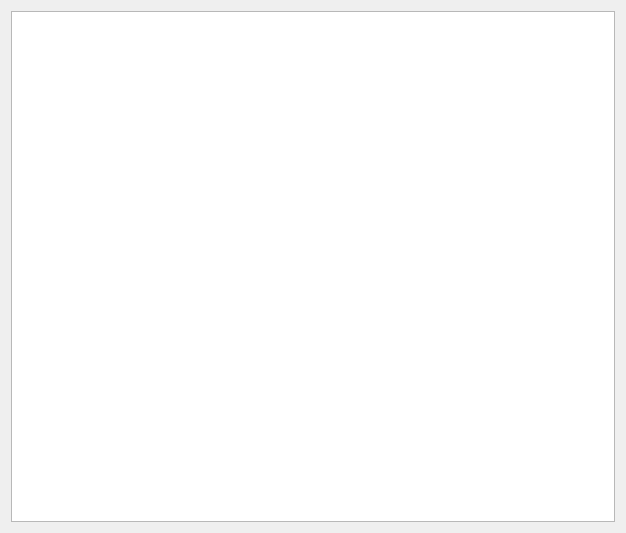
<?xml version="1.0" encoding="UTF-8"?>
<ui version="4.0">
 <class>Form</class>
 <widget class="QWidget" name="Form">
  <property name="geometry">
   <rect>
    <x>0</x>
    <y>0</y>
    <width>626</width>
    <height>533</height>
   </rect>
  </property>
  <property name="windowTitle">
   <string>Form</string>
  </property>
  <layout class="QHBoxLayout" name="horizontalLayout">
   <item>
    <widget class="PyDMWaveformPlot" name="PyDMWaveformPlot">
     <property name="toolTip">
      <string/>
     </property>
     <property name="whatsThis">
      <string/>
     </property>
     <property name="xLabels">
      <stringlist>
       <string>Point #</string>
      </stringlist>
     </property>
     <property name="yLabels">
      <stringlist>
       <string>Value</string>
      </stringlist>
     </property>
     <property name="showLegend">
      <bool>true</bool>
     </property>
     <property name="curves">
      <stringlist>
       <string>{&quot;y_channel&quot;: &quot;ca://MTEST:Waveform&quot;, &quot;x_channel&quot;: &quot;ca://MTEST:TimeBase&quot;, &quot;name&quot;: &quot;Sine&quot;, &quot;color&quot;: &quot;white&quot;, &quot;lineStyle&quot;: 1, &quot;lineWidth&quot;: 1, &quot;symbol&quot;: null, &quot;symbolSize&quot;: 10, &quot;redraw_mode&quot;: 2}</string>
       <string>{&quot;y_channel&quot;: &quot;ca://MTEST:Cosine&quot;, &quot;x_channel&quot;: &quot;ca://MTEST:TimeBase&quot;, &quot;name&quot;: &quot;Cosine&quot;, &quot;color&quot;: &quot;red&quot;, &quot;lineStyle&quot;: 1, &quot;lineWidth&quot;: 1, &quot;symbol&quot;: null, &quot;symbolSize&quot;: 10, &quot;redraw_mode&quot;: 2}</string>
      </stringlist>
     </property>
    </widget>
   </item>
  </layout>
 </widget>
 <customwidgets>
  <customwidget>
   <class>PyDMWaveformPlot</class>
   <extends>QGraphicsView</extends>
   <header>pydm.widgets.waveformplot</header>
  </customwidget>
 </customwidgets>
 <resources/>
 <connections/>
</ui>
